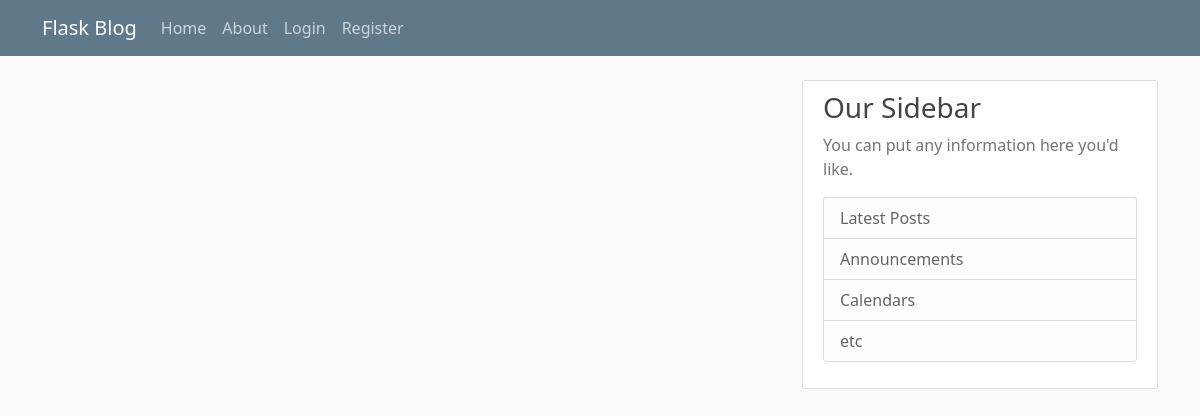
The app's page /home, older data.
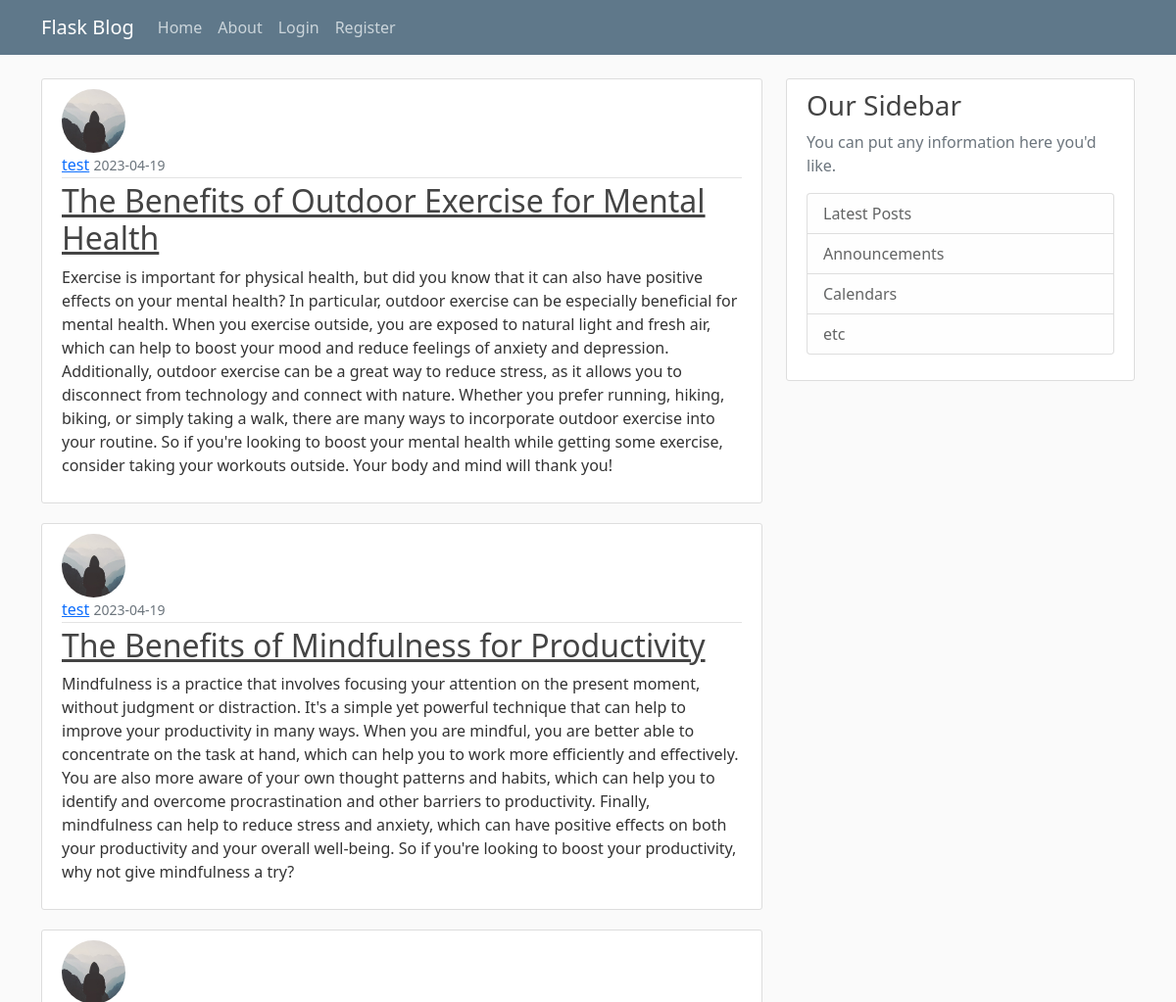
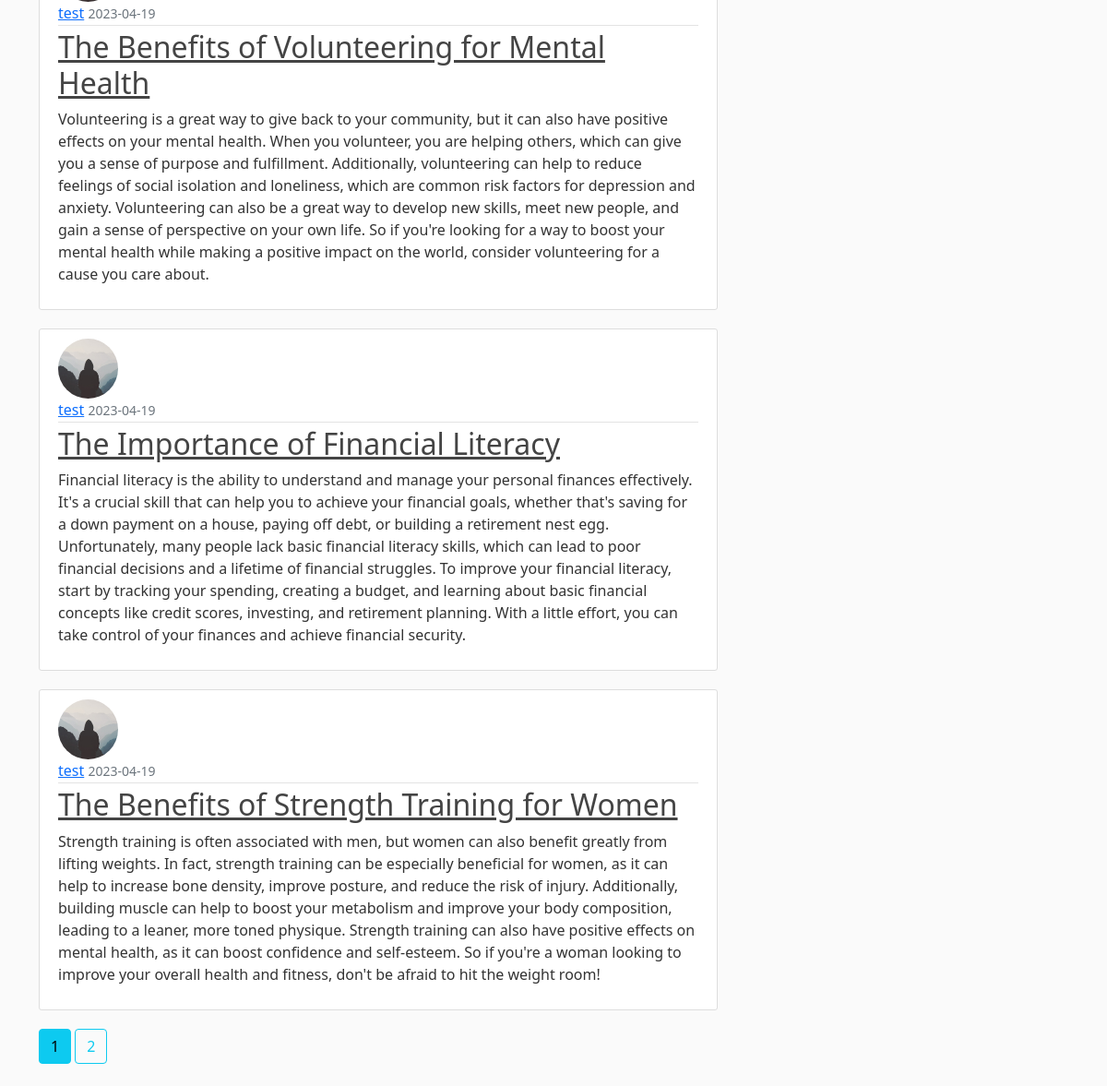
The same page, newer data (2 pictures, top to bottom).
### flaskBlog/models.py (models this page shows, shortened)
class Post(db.Model):
    id = db.Column(db.Integer, primary_key=True)
    title = db.Column(db.String(100), nullable=False)
    date_posted = db.Column(db.DateTime, nullable=False, default=datetime.utcnow)
    content = db.Column(db.Text, nullable=False)
    user_id = db.Column(db.Integer, db.ForeignKey('users.id'), nullable=False)

class Users(db.Model, UserMixin):
    id = db.Column(db.Integer, primary_key=True)
    username = db.Column(db.String(20), unique=True, nullable=False)
    email = db.Column(db.String(120), unique=True, nullable=False)
    image_file = db.Column(db.String(20), nullable=False, default='default.jpg')
    password = db.Column(db.String(60), nullable=False)
    posts = db.relationship('Post', backref='author', lazy=True)

### flaskBlog/main/routes.py (the view)
@main.route("/")
@main.route("/home")
def home():
    page = request.args.get('page', 1, type=int)
    posts = Post.query.order_by(Post.date_posted.desc()).paginate(page=page, per_page=5)
    return render_template('home.html', posts=posts)

### flaskBlog/templates/home.html
{% extends "layout.html" %}
{% block content %}
  {% for post in posts.items %}
  <article class="media content-section">
    <img src="{{ url_for('static', filename='profile_pics/' + post.author.image_file )}}" alt="{{ post.author.username }} profile picture" class="rounded-circle article-img">
    <div class="media-body">
      <div class="article-metadata">
        <a class="mr-2" href="{{ url_for('users.user_posts', username=post.author.username )}}">{{ post.author.username }}</a>
        <small class="text-muted">{{ post.date_posted.strftime('%Y-%m-%d') }}</small>
      </div>
      <h2><a class="article-title" href="{{ url_for('posts.post', post_id=post.id ) }}">{{ post.title }}</a></h2>
      <p class="article-content">{{ post.content }}</p>
    </div>
  </article>
  {% endfor %}
  {% for page_num in posts.iter_pages(left_edge=1, right_edge=1, left_current=1, right_current=2) %}
    {% if page_num %}
      {% if posts.page == page_num %}
        <a class="btn btn-info mb-4" href="{{ url_for('main.home', page=page_num )}}">{{ page_num }}</a>
      {% else %}
        <a class="btn btn-outline-info mb-4" href="{{ url_for('main.home', page=page_num )}}">{{ page_num }}</a>
      {% endif %}
    {% else %}
      ...
    {% endif %}
  {% endfor %}
{% endblock content %}

### flaskBlog/templates/layout.html (shortened to what this page needs)
<!DOCTYPE html>
<html lang="en">
<head>
  <link href="https://cdn.jsdelivr.net/npm/bootstrap@5.0.2/dist/css/bootstrap.min.css"
        rel="stylesheet"
>
  <link rel="stylesheet"
        type="text/css"
        href="{{ url_for('static', filename='main.css') }}">
</head>
<body>
  <header class="site-header">
    <nav class="navbar navbar-expand-md navbar-dark bg-steel fixed-top">
      <div class="container">
        <a class="navbar-brand mr-4" href="/">Flask Blog</a>
        <div class="collapse navbar-collapse" id="navbarToggle">
          <div class="navbar-nav mr-auto">
            <a class="nav-item nav-link" href="{{ url_for('main.home') }}">Home</a>
            <a class="nav-item nav-link" href="{{ url_for('main.about') }}">About</a>
          </div>
          <div class="navbar-nav">
            {% if current_user.is_authenticated %}
              <a class="nav-item nav-link" href="{{ url_for('users.account') }}">Account</a>
              <a class="nav-item nav-link" href="{{ url_for('posts.new_post') }}">New Post</a>
              <a class="nav-item nav-link" href="{{ url_for('users.logout') }}">Log Out</a>
            {% else %}
              <a class="nav-item nav-link" href="{{ url_for('users.login') }}">Login</a>
              <a class="nav-item nav-link" href="{{ url_for('users.register') }}">Register</a>
            {% endif %}
          </div>
        </div>
      </div>
    </nav>
  </header>
  <main role="main" class="container">
    <div class="row">
      <div class="col-md-8">
        {% block content %}{% endblock %}
      </div>
      <div class="col-md-4">
        <div class="content-section">
          <h3>Our Sidebar</h3>
          <p class='text-muted'>You can put any information here you'd like.
            <ul class="list-group">
              <li class="list-group-item list-group-item-light">Latest Posts</li>
              <li class="list-group-item list-group-item-light">Announcements</li>
              <li class="list-group-item list-group-item-light">Calendars</li>
              <li class="list-group-item list-group-item-light">etc</li>
            </ul>
          </p>
        </div>
      </div>
    </div>
  </main>
</body>
</html>

### flaskBlog/static/main.css (style rules this page uses)
body { background: #fafafa; color: #333333; margin-top: 5rem; }
h1, h2, h3, h4, h5, h6 { color: #444444; }
.bg-steel { background-color: #5f788a; }
.site-header .navbar-nav .nav-link { color: #cbd5db; }
.content-section { background: #ffffff; padding: 10px 20px; border: 1px solid #dddddd; border-radius: 3px; margin-bottom: 20px; }
.article-title { color: #444444; }
.article-content { white-space: pre-line; }
.article-img { height: 65px; width: 65px; margin-right: 16px; }
.article-metadata { padding-bottom: 1px; margin-bottom: 4px; border-bottom: 1px solid #e3e3e3 }

Row changes from the older to the newer data that the page shows:
added Post: username (placeholder picture), author.username "test", date_posted "2023-04-19", title "The Benefits of Outdoor Exercise for Mental Health", content "Exercise is important for physical health, but did you know that it can also have positive effects on your mental health? In particular, outdoor exercise can be especially beneficial for mental health. When you exercise outside, you are exposed to natural light and fresh air, which can help to boost your mood and reduce feelings of anxiety and depression. Additionally, outdoor exercise can be a great way to reduce stress, as it allows you to disconnect from technology and connect with nature. Whether you prefer running, hiking, biking, or simply taking a walk, there are many ways to incorporate outdoor exercise into your routine. So if you're looking to boost your mental health while…"
added Post: username (placeholder picture), author.username "test", date_posted "2023-04-19", title "The Benefits of Mindfulness for Productivity", content "Mindfulness is a practice that involves focusing your attention on the present moment, without judgment or distraction. It's a simple yet powerful technique that can help to improve your productivity in many ways. When you are mindful, you are better able to concentrate on the task at hand, which can help you to work more efficiently and effectively. You are also more aware of your own thought patterns and habits, which can help you to identify and overcome procrastination and other barriers to productivity. Finally, mindfulness can help to reduce stress and anxiety, which can have positive effects on both your productivity and your overall well-being. So if you're looking to boost your…"
added Post: username (placeholder picture), author.username "test", date_posted "2023-04-19", title "The Benefits of Volunteering for Mental Health", content "Volunteering is a great way to give back to your community, but it can also have positive effects on your mental health. When you volunteer, you are helping others, which can give you a sense of purpose and fulfillment. Additionally, volunteering can help to reduce feelings of social isolation and loneliness, which are common risk factors for depression and anxiety. Volunteering can also be a great way to develop new skills, meet new people, and gain a sense of perspective on your own life. So if you're looking for a way to boost your mental health while making a positive impact on the world, consider volunteering for a cause you care about."
added Post: username (placeholder picture), author.username "test", date_posted "2023-04-19", title "The Importance of Financial Literacy", content "Financial literacy is the ability to understand and manage your personal finances effectively. It's a crucial skill that can help you to achieve your financial goals, whether that's saving for a down payment on a house, paying off debt, or building a retirement nest egg. Unfortunately, many people lack basic financial literacy skills, which can lead to poor financial decisions and a lifetime of financial struggles. To improve your financial literacy, start by tracking your spending, creating a budget, and learning about basic financial concepts like credit scores, investing, and retirement planning. With a little effort, you can take control of your finances and achieve financial security."
added Post: username (placeholder picture), author.username "test", date_posted "2023-04-19", title "The Benefits of Strength Training for Women", content "Strength training is often associated with men, but women can also benefit greatly from lifting weights. In fact, strength training can be especially beneficial for women, as it can help to increase bone density, improve posture, and reduce the risk of injury. Additionally, building muscle can help to boost your metabolism and improve your body composition, leading to a leaner, more toned physique. Strength training can also have positive effects on mental health, as it can boost confidence and self-esteem. So if you're a woman looking to improve your overall health and fitness, don't be afraid to hit the weight room!"
Text that changed along with them:
new list line: "1"
new list line: "2"
